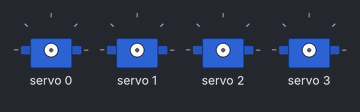
The sketch below on a simulated Arduino Uno, built with avr-gcc and run on an emulated ATmega328P. On the bench: 4 × servo. What the sketch prints to the serial monitor is not drawn.

Above: at 0.1 s.
Timing chart, 0 to 122.0 s (numbered marks = the images above):
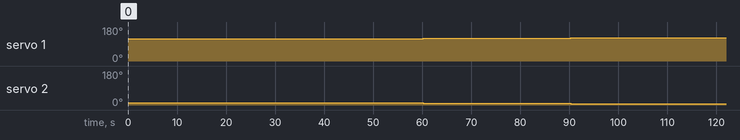

The sketch:

Servo_Contorl.ino
```cpp
#include "HCPCA9685.h"
#include "servo.h"
#include "config.h"

/* I2C slave address for the device/module. For the HCMODU0097 the default I2C address
   is 0x40 */
#define  I2CAdd 0x40

/* Create an instance of the library */
HCPCA9685 HCPCA9685(I2CAdd);

int flag = 0;
int input;
void setup()
{
  Serial.begin(115200);
  while (!Serial);
  if(setup_servo(Jarvis) >= 1){
    Serial.println("Error in Setup");
    while (true){
      delay(1000000);
    }
  }
  else{
    Serial.println("Jarvis ready 2 Rumbel!");
  }
}


void loop(){
  kinematic_check();
  update_all(Jarvis);
  delay(50);
  if(flag == 0){
  Postsions.target_X= Postsions.target_X + 2;

  }
  if(flag == 1){

  Postsions.target_X= Postsions.target_X - 2;

  }
  if(Postsions.target_X >= 100)  {
    flag = 1;
  }
  if(Postsions.target_X < -100){
    flag = 0;
  }


}
```

servo.h
```cpp
#ifndef SERVO_H
#define SERVO_H


typedef struct {
  int servo_ID;
  float set_angel;
  float min_angel;
  float max_angel;
  int map_min;
  int map_max;
}Servo;

typedef struct {
  Servo servo_0;
  Servo servo_1;
  Servo servo_2;
  Servo servo_3;
  float length_0;
  float length_1;
  float length_2;
}Arm;

typedef struct {
  float target_X;
  float target_Y;
  float target_Z;
}Positsion;

#endif // SERVO_H
```

servo.ino
```cpp
#include "servo.h"
#include "HCPCA9685.h"

//Defining Constants
#define PI 3.1415
#define rad2degr (180/3.1415)
#define degr2rad (3.1415/180)

// Updateing Set Poston
void set_Pos_Angular(Servo &servo){
  // Checking if set angel is in Kinematic Posibil Range
  if(servo.set_angel >= servo.max_angel){
    Serial.print("Servo: ");
    Serial.println(servo.servo_ID);
    Serial.println("Angel is set 2 uper boundry");
    servo.set_angel = servo.max_angel;
  }
  if(servo.set_angel <= servo.min_angel){
    Serial.print("Servo: ");
    Serial.println(servo.servo_ID);
    Serial.println("Angel is set 2 lower boundry");
    servo.set_angel = servo.min_angel;
  }
  // Maping the Angel onto the Puls Width
  float pos = map(servo.set_angel, servo.max_angel, servo.min_angel, servo.map_min, servo.map_max);
  // Writing the Pulswidth on to the Servochanel
  HCPCA9685.Servo(servo.servo_ID, pos);
}

int setup_servo(Arm &arm){
  if(check_config(arm.servo_0) || check_config(arm.servo_1) || check_config(arm.servo_2) || check_config(arm.servo_3)){
      HCPCA9685.Init(SERVO_MODE);
      HCPCA9685.Sleep(false);
      return 0;
  }
  else{
    return 1;
  }

}

bool check_config(Servo &servo){
  if(servo.max_angel > servo.min_angel){
    return true;
  }
  else{
    return false;
  }
}

void update_all(Arm &arm){
  set_Pos_Angular(arm.servo_0);
  set_Pos_Angular(arm.servo_1);
  set_Pos_Angular(arm.servo_2);
  set_Pos_Angular(arm.servo_3);
}

void forward_kinematic(Arm &arm, Positsion &positsion){
  float x_pos_helper_1 = arm.length_1 * cos(arm.servo_1.set_angel * degr2rad);
  float y_pos_helper_1 = arm.length_1 * sin(arm.servo_1.set_angel * degr2rad);
  float angel_3_helper_1 = (arm.servo_2.set_angel * degr2rad) + (arm.servo_1.set_angel * degr2rad) - 180;
  float x_pos_helper_2 = arm.length_1 * cos(angel_3_helper_1);
  float y_pos_helper_2 = arm.length_1 * sin(angel_3_helper_1);
  float x_pos_helper_3 = x_pos_helper_1 + x_pos_helper_2;
  positsion.target_Y = y_pos_helper_1 + y_pos_helper_2;
  positsion.target_X = x_pos_helper_3 * cos(arm.servo_0.set_angel);
  positsion.target_Z = x_pos_helper_3 * sin(arm.servo_0.set_angel);
}

void invers_kinematic(Arm &arm, Positsion &positsion){
  float cubed_X = (positsion.target_X * positsion.target_X);
  float cubed_Y = (positsion.target_Y * positsion.target_Y);
  float cubed_Z = (positsion.target_Z * positsion.target_Z);
  float length_3 = sqrt(cubed_X + cubed_Y + cubed_Z);
  arm.servo_2.set_angel = (acos(((length_3 * length_3) - (arm.length_2 * arm.length_2) - (arm.length_1 * arm.length_1)) /(-2* length_3 * arm.length_1)))*rad2degr;
  float angel_2_helper_1 = asin(positsion.target_X/length_3)*rad2degr;
  float angel_2_helper_2 = asin(sin((arm.servo_3.set_angel*degr2rad)/(length_3 * arm.length_2)))*rad2degr;
  arm.servo_1.set_angel = angel_2_helper_1 + angel_2_helper_2;
  arm.servo_0.set_angel = atan(positsion.target_Z/positsion.target_X )*rad2degr;
}

float cubed(float input){ return (input*input);}

void invers_kinematic_2(Arm &arm, Positsion &positsion){
    arm.servo_0.set_angel = atan(positsion.target_Y/positsion.target_X) * rad2degr;
    float r_1 = sqrt(cubed(positsion.target_X) + cubed(positsion.target_Y));
    float r_2 = positsion.target_Z - arm.length_0;
    float helper_angel_2 = atan(r_2 / r_1) * rad2degr;
    float r_3 = sqrt(cubed(r_1) + cubed(r_2));
    float helper_angel_1 = acos((cubed(arm.length_2) - cubed(arm.length_1) - cubed(r_3)) / (-2 * arm.length_1 * r_3)) * rad2degr;
    arm.servo_1.set_angel = helper_angel_2 + helper_angel_1;
    float helper_angel_3 = acos((cubed(r_3) - cubed(arm.length_1) - cubed(arm.length_2)) / (-2 * arm.length_1 * arm.length_2)) * rad2degr;
    arm.servo_2.set_angel = 180 - helper_angel_3;
}

void forward_kinematic_2(Arm &arm, Positsion &positsion){
    float helper_angel_3 = 180 - arm.servo_2.set_angel;
    float r_3 = sqrt(cubed(arm.length_2) + cubed(arm.length_1) - 2 * arm.length_2 * arm.length_1 * cos(helper_angel_3 * degr2rad));
    float helper_angel_1 = (acos((cubed(arm.length_2) - cubed(arm.length_1) - cubed(r_3)) / (-2 * r_3 * arm.length_1)) * rad2degr);
    float helper_angel_2 = arm.servo_1.set_angel - helper_angel_1;
    positsion.target_Z = arm.length_0 + (r_3 * sin(helper_angel_2 * degr2rad));
    float r_1 = r_3 * cos(helper_angel_2 * degr2rad);
    positsion.target_X = r_1 * cos((arm.servo_0.set_angel * degr2rad));
    positsion.target_Y = r_1 * sin((arm.servo_0.set_angel * degr2rad));
}

void kinematic_check(){
  Serial.print("Servo Angels (A,B;C): ");
  Serial.print(Jarvis.servo_0.set_angel);
  Serial.print(", ");
  Serial.print(Jarvis.servo_1.set_angel);
  Serial.print(", ");
  Serial.println(Jarvis.servo_2.set_angel);
  Serial.print("Arm Pos (X,Y;Z): ");
  Serial.print(Postsions.target_X);
  Serial.print(", ");
  Serial.print(Postsions.target_Y);
  Serial.print(", ");
  Serial.println(Postsions.target_Z);
  delay(5000);
  Serial. println("Inverse Kinematic:");
  invers_kinematic_2(Jarvis, Postsions);
  Serial.print("Servo Angels (A,B;C): ");
  Serial.print(Jarvis.servo_0.set_angel);
  Serial.print(", ");
  Serial.print(Jarvis.servo_1.set_angel);
  Serial.print(", ");
  Serial.println(Jarvis.servo_2.set_angel);

  delay(5000);
  Serial.println("Forward Kinematic:");
  forward_kinematic_2(Jarvis, Postsions);

   Serial.print("Arm Pos (X,Y;Z): ");
  Serial.print(Postsions.target_X);
  Serial.print(", ");
  Serial.print(Postsions.target_Y);
  Serial.print(", ");
  Serial.println(Postsions.target_Z);
  delay(5000);
  }
```

config.h
```cpp
#ifndef DEVICE_CONFIG_H
#define DEVICE_CONFIG_H

#include "servo.h"

// Beschreiben der Konfigurationen der Servos

Servo  servo_A = {
  .servo_ID = 0,
  .set_angel = 0,
  .min_angel = -105,
  .max_angel = 105,
  .map_min = 0,
  .map_max = 450
};

Servo  servo_B = {
  .servo_ID = 1,
  .set_angel = 90,
  .min_angel = -15,
  .max_angel = 110,
  .map_min = 300,
  .map_max = 10
};

Servo  servo_C = {
  .servo_ID = 2,
  .set_angel = 0,
  .min_angel = -10,
  .max_angel = 105,
  .map_min = 15,
  .map_max = 305
};

Servo  servo_D = {
  .servo_ID = 3,
  .set_angel = 130,
  .min_angel = 130,
  .max_angel = -10,
  .map_min = 0,
  .map_max = 300
};

Arm  Jarvis = {
  .servo_0 = servo_A,
  .servo_1 = servo_B,
  .servo_2 = servo_C,
  .servo_3 = servo_D,
  .length_0 = 63.400,
  .length_1 = 151.00,
  .length_2 = 161.00
};

// Initale Position festlegen
Positsion Postsions = {
  .target_X = 150.00,
  .target_Y = 0.00,
  .target_Z = 200.00
};

#endif
```

Measured:
- by itself, servo 1: 119° → 120° at 60.2 s, → 121° 15.1 s later, → 122° 15.1 s later, → 123° 15.1 s later
- by itself, servo 2: 11° → 10° at 60.2 s, → 8° 15.1 s later, → 7° 15.1 s later, → 6° 30.1 s later
